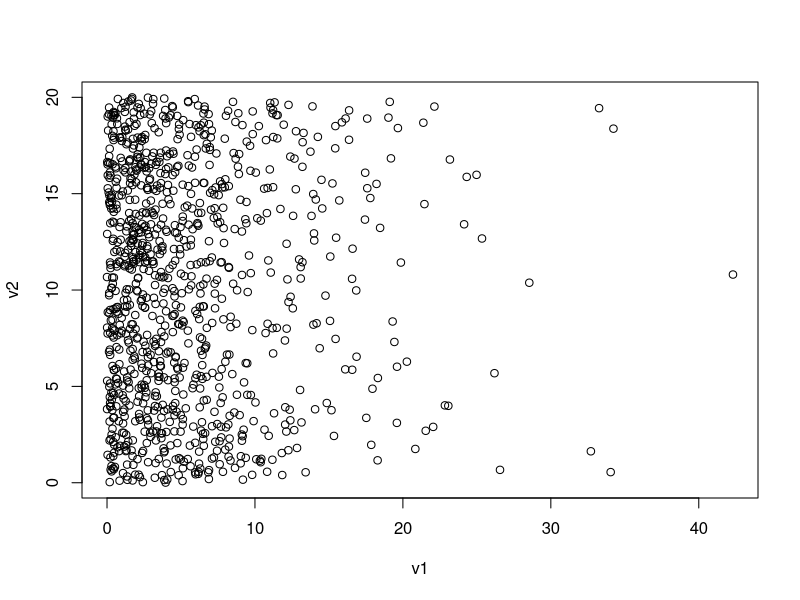

Generate this figure with R:
set.seed(42, kind="Mersenne-Twister")

dis <- function(c, t){c * exp(-0.05*t)}

v1 <- rexp(1000, 1/5)
v2 <- runif(1000, 0, 20)

plot(v1, v2)
sum(dis(v1, v2))
1000 * 5 * exp(-1/2)

temp_sum <- c()
for(i in 1:10000){
    v1 <- rexp(1000, 1/5)
    v2 <- runif(1000, 0, 20)
    temp_sum[i] <- sum(dis(v1, v2))
}

mean(temp_sum)
sd(temp_sum)
1000 * 5 * (1-exp(-1))
